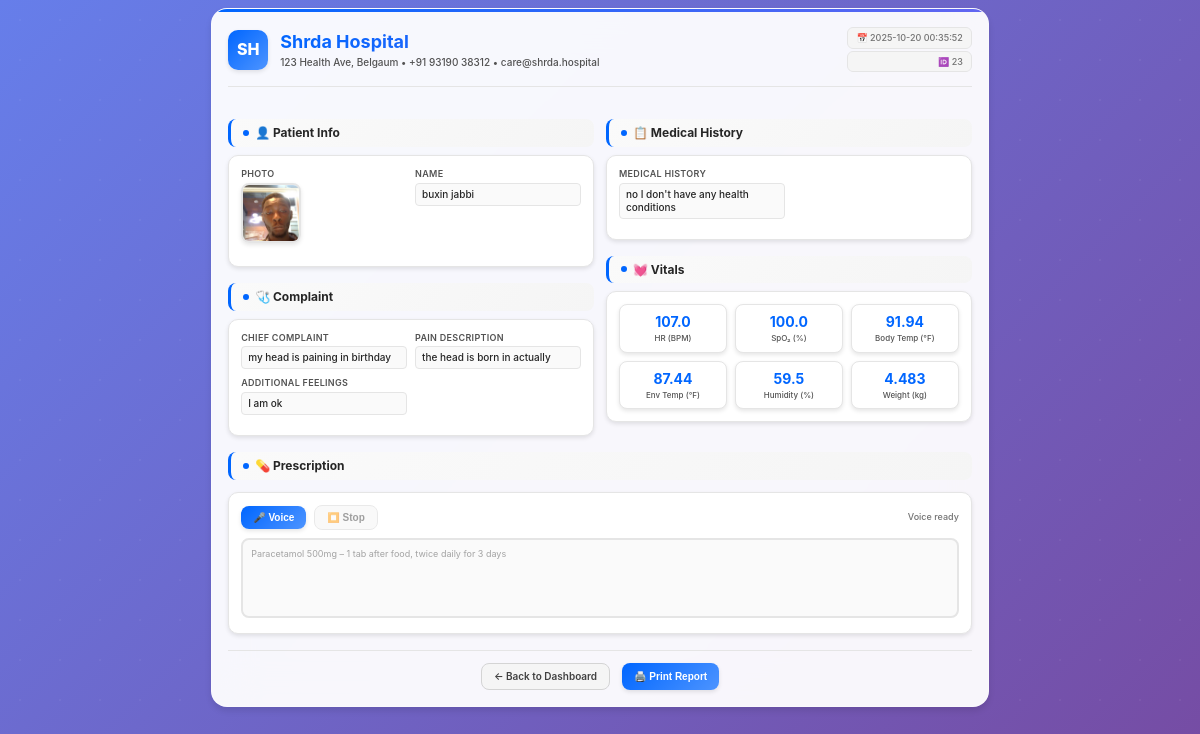
Page /stored/23 (signed in) on the committed database.
### tables this page shows
CREATE TABLE stored_patients (
                id INTEGER PRIMARY KEY AUTOINCREMENT,
                photo TEXT,
                name TEXT,
                age INTEGER,
                gender TEXT,
                contact TEXT,
                address TEXT,
                chief_complaint TEXT,
                pain_level TEXT,
                pain_description TEXT,
                additional_symptoms TEXT,
                medical_history TEXT,
                emergency_name TEXT,
                emergency_relation TEXT,
                emergency_gender TEXT,
                emergency_contact TEXT,
                emergency_address TEXT,
                heart_rate REAL,
                spo2 REAL,
                body_temp_f REAL,
                env_temp_f REAL,
                humidity_percent REAL,
                weight_kg REAL,
                created_at TEXT,
                archived_at TIMESTAMP DEFAULT CURRENT_TIMESTAMP
            , profile_id INTEGER);

### app.py (the view)
@app.route('/stored/<int:stored_id>')
def stored_report(stored_id: int):
    row = get_stored(stored_id)
    if not row:
        return "Not found", 404
    return render_template('report.html', r=row)

### db.py (called while the page is built)
def get_conn() -> sqlite3.Connection:
    conn = sqlite3.connect(DB_PATH)
    conn.row_factory = sqlite3.Row
    return conn

def get_stored(stored_id: int):
    with get_conn() as conn:
        return conn.execute("SELECT * FROM stored_patients WHERE id = ?", (stored_id,)).fetchone()

### templates/report.html (shortened to what this page needs)
<!DOCTYPE html>
<html lang="en">
<head>
</head>
<body>
  <div class="container">
    <div class="sheet">
      <div class="sheet-inner">
        <div class="header">
          <div class="logo">SH</div>
          <div class="brand">
            <h1>Shrda Hospital</h1>
            <div class="subtitle">123 Health Ave, Belgaum • +91 93190 38312 • care@shrda.hospital</div>
          </div>
          <div class="meta">
            <div>📅 {{ r['created_at'] }}</div>
            <div>🆔 {{ r['id'] }}</div>
          </div>
        </div>
        <div class="two-column">
          <div>
            <div class="section-title">👤 Patient Info</div>
            <div class="info-section">
              <div class="info-grid">
                <div class="info-item">
                  <div class="info-label">Photo</div>
                  <div>
                    {% if r['photo'] %}
                      <img class="patient-photo" src="/uploads/{{ r['photo'] }}" alt="Patient">
                    {% else %}
                      <div class="photo-placeholder">No photo</div>
                    {% endif %}
                  </div>
                </div>
                <div class="info-item">
                  <div class="info-label">Name</div>
                  <div class="info-value {{ 'empty' if not r['name'] }}">{{ r['name'] or 'Not specified' }}</div>
                </div>
              </div>
            </div>
            <div class="section-title">🩺 Complaint</div>
            <div class="info-section">
              <div class="info-grid">
                <div class="info-item">
                  <div class="info-label">Chief Complaint</div>
                  <div class="info-value {{ 'empty' if not r['chief_complaint'] }}">{{ r['chief_complaint'] or 'N/A' }}</div>
                </div>
                <div class="info-item">
                  <div class="info-label">Pain Description</div>
                  <div class="info-value {{ 'empty' if not r['pain_description'] }}">{{ r['pain_description'] or 'N/A' }}</div>
                </div>
                <div class="info-item">
                  <div class="info-label">Additional Feelings</div>
                  <div class="info-value {{ 'empty' if not r['additional_symptoms'] }}">{{ r['additional_symptoms'] or 'N/A' }}</div>
                </div>
              </div>
            </div>
          </div>
          <div>
            <div class="section-title">📋 Medical History</div>
            <div class="info-section">
              <div class="info-grid">
                <div class="info-item">
                  <div class="info-label">Medical History</div>
                  <div class="info-value {{ 'empty' if not r['medical_history'] }}">{{ r['medical_history'] or 'N/A' }}</div>
                </div>
              </div>
            </div>
            <div class="section-title">💓 Vitals</div>
            <div class="info-section">
              <div class="vitals-grid">
                <div class="vital-item">
                  <div class="vital-value">{{ r['heart_rate'] or '--' }}</div>
                  <div class="vital-label">HR (BPM)</div>
                </div>
                <div class="vital-item">
                  <div class="vital-value">{{ r['spo2'] or '--' }}</div>
                  <div class="vital-label">SpO₂ (%)</div>
                </div>
                <div class="vital-item">
                  <div class="vital-value">{{ r['body_temp_f'] or '--' }}</div>
                  <div class="vital-label">Body Temp (°F)</div>
                </div>
                <div class="vital-item">
                  <div class="vital-value">{{ r['env_temp_f'] or '--' }}</div>
                  <div class="vital-label">Env Temp (°F)</div>
                </div>
                <div class="vital-item">
                  <div class="vital-value">{{ r['humidity_percent'] or '--' }}</div>
                  <div class="vital-label">Humidity (%)</div>
                </div>
                <div class="vital-item">
                  <div class="vital-value">{{ r['weight_kg'] or '--' }}</div>
                  <div class="vital-label">Weight (kg)</div>
                </div>
              </div>
            </div>
          </div>
        </div>
        <div class="full-width">
          <div class="section-title">💊 Prescription</div>
          <div class="prescription-container">
            <div class="voice-controls">
              <button id="startVoice" type="button" onclick="startVoice()" class="btn btn-primary">🎤 Voice</button>
              <button id="stopVoice" type="button" onclick="stopVoice()" class="btn btn-secondary" disabled>⏹️ Stop</button>
              <div id="voiceStatus" class="voice-status">Voice ready</div>
            </div>
            <textarea
              id="prescriptionBox"
              class="prescription-textarea"
              placeholder="Paracetamol 500mg – 1 tab after food, twice daily for 3 days"
            ></textarea>
          </div>
        </div>
        <div class="bottom-toolbar">
          <a href="/dashboard" class="btn btn-secondary">← Back to Dashboard</a>
          <button type="button" onclick="doPrint()" class="btn btn-primary">🖨️ Print Report</button>
        </div>
      </div>
    </div>
  </div>
</body>
</html>

### rows in the picture
stored_patients: created_at "2025-10-20 00:35:52", id "23", photo (picture), name "buxin jabbi", chief_complaint "my head is paining in birthday", pain_description "the head is born in actually", additional_symptoms "I am ok", medical_history "no I don't have any health conditions", heart_rate "107.0", spo2 "100.0", body_temp_f "91.94", env_temp_f "87.44", humidity_percent "59.5", weight_kg "4.483"
